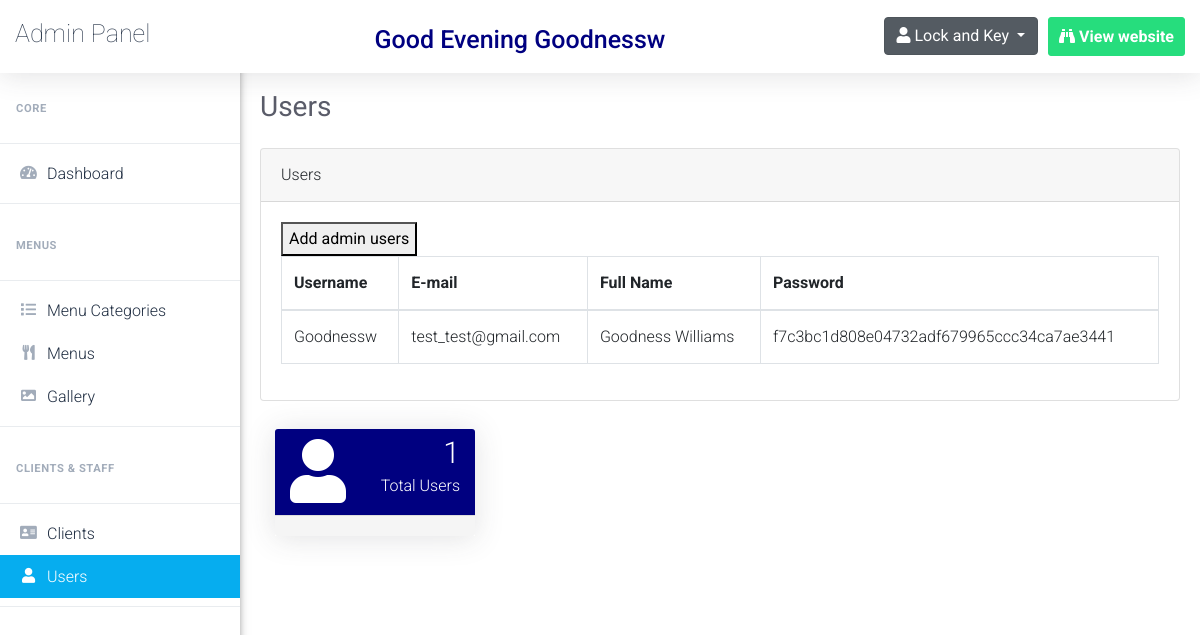
The page /admin/users.php (signed in) on the database its author committed.
### tables this page shows
CREATE TABLE `users` (
  `user_id` int(2) NOT NULL,
  `username` varchar(20) NOT NULL,
  `email` varchar(30) NOT NULL,
  `full_name` varchar(50) NOT NULL,
  `password` varchar(100) NOT NULL
);

### admin/Includes/functions/functions.php (called while the page is built, shortened)
<?php
    function countItems($item,$table)
	{
		global $con;
		$stat_ = $con->prepare("SELECT COUNT($item) FROM $table");
		$stat_->execute();
		return $stat_->fetchColumn();
	}
?>

### admin/users.php (the view, shortened to what this page needs)
<?php
	$pageTitle = 'Users';
	if(isset($_SESSION['username_restaurant_qRewacvAqzA']) && isset($_SESSION['password_restaurant_qRewacvAqzA']))
	{
		include 'connect.php';
  		include 'Includes/functions/functions.php';
		include 'Includes/templates/header.php';
		include 'Includes/templates/navbar.php';
        ?>
        <?php
            $do = 'Manage';
            if($do == "Manage")
            {
                $stmt = $con->prepare("SELECT * FROM users where user_id='$id'");
                $stmt->execute();
                $users = $stmt->fetchAll();
            ?>
                <div class="card">
                    <div class="card-header">
                        <?php echo $pageTitle; ?>
                    </div>
                    <div class="card-body">
                        <a href="registration.php"><button>Add admin users</button></a>
                        <table class="table table-bordered users-table" border="1" cellspacing="0" >
                            <thead>
                                <tr>
                                    <th scope="col">Username</th>
                                    <th scope="col">E-mail</th>
                                    <th scope="col">Full Name</th>
                                    <th scope="col">Password</th>
                                </tr>
                            </thead>
                            <tbody>
                                <?php
                                    foreach($users as $user)
                                    {
                                        echo "<tr>";
                                            echo "<td>";
                                                echo $user['username'];
                                            echo "</td>";
                                            echo "<td>";
                                                echo $user['email'];
                                            echo "</td>";
                                            echo "<td>";
                                                echo $user['full_name'];
                                            echo "</td>";
                                            echo "<td>";
                                                echo $user['password'];
                                            echo "</td>";
                                        echo "</tr>";
                                    }?>
                            </tbody>
                        </table>
                    </div>
                </div>
                <br>
                <div class=" col-sm-6 col-lg-3">
                    <div class="panel panel-navy">
                        <div class="panel-heading">
                            <div class="row" style="cursor:pointer">
                                <div class="col-sm-3">
                                    <i class="fas fa-user fa-4x"></i>
                                </div>
                                <div class="col-sm-9 text-right">
                                    <div class="huge"><span><?php echo countItems("user_id","users")?></span></div>
                                    <div>Total Users</div>
                                </div>
                            </div>
                        </div>
                        <a href="users.php">
                            <div class="panel-footer">
                            </div>
                        </a>
                    </div>
                </div>
            </div>
            <?php
            }
        include 'Includes/templates/footer.php';
    }
    else
    {
        header('Location: index.php');
        exit();
    }
?>

### admin/Includes/templates/navbar.php (shortened to what this page needs)
<?php
    $id = $_SESSION['userid_restaurant_qRewacvAqzA'];
    $sql = $con->prepare("SELECT * FROM `users` WHERE `user_id`= '$id' ");
    $sql->execute();
    $fetch = $sql->fetch();
    $t=date("H");
    if ($t<"10") {
    $greeting =  "Good Morning";
}
    elseif ($t<"15") {
    $greeting = "Good Day";
}
    else {
    $greeting = "Good Evening";
}
?>
    <header class="headerMenu сlearfix sb-page-header">
        <div class="nav-header">
            <a class="navbar-brand" href="">
                Admin Panel
            </a>
        </div>
         <center><h4 class="welcomemssg"><?php echo "$greeting ". $fetch['username']?></h4></center>
        <div class="nav-controls top-nav">
            <ul class="nav top-menu">
                <li id="user-btn" class="main-li dropdown" style="background:none;">
                    <div class="dropdown show">
                        <a class="btn btn-secondary dropdown-toggle" href="#" role="button" id="dropdownMenuLink" data-toggle="dropdown" aria-haspopup="true" aria-expanded="false">
                            <i class="fa fa-user"></i>
                            <span class="username">Lock and Key</span>
                        </a>
                    </div>
                </li>
                <li class="main-li webpage-btn">
                    <a class="nav-item-button " href="../" target="_blank">
                        <i class="fas fa-binoculars"></i>
                        <span>View website</span>
                    </a>
                </li>
            </ul>
        </div>
    </header>
    <aside class="vertical-menu" id="vertical-menu">
        <div>
            <ul class="menu-bar">
                <div class="sidenav-menu-heading">
                    Core
                </div>
                <div class="dropdown-divider"></div>
                <li>
                    <a href="dashboard.php" class="a-verMenu dashboard_link">
                        <i class="fas fa-tachometer-alt icon-ver"></i>
                        <span style="padding-left:6px;">Dashboard</span>
                    </a>
                </li>
                <div class="dropdown-divider"></div>
                <div class="sidenav-menu-heading">
                    Menus
                </div>
                <div class="dropdown-divider"></div>
                <li>
                    <a href="menu_categories.php" class="a-verMenu menu_categories_link">
                        <i class="fas fa-list icon-ver"></i>
                        <span style="padding-left:6px;">Menu Categories</span>
                    </a>
                </li>
                <li>
                    <a href="menus.php" class="a-verMenu menus_link">
                        <i class="fas fa-utensils icon-ver"></i>
                        <span style="padding-left:6px;">Menus</span>
                    </a>
                </li>
                <li>
                    <a href="gallery.php" class="a-verMenu gallery_link">
                        <i class="far fa-image icon-ver"></i>
                        <span style="padding-left:6px;">Gallery</span>
                    </a>
                </li>
                <div class="dropdown-divider"></div>
                <div class="sidenav-menu-heading">
                    Clients & Staff
                </div>
                <div class="dropdown-divider"></div>
                <li>
                    <a href="clients.php" class="a-verMenu clients_link">
                        <i class="far fa-address-card icon-ver"></i>
                        <span style="padding-left:6px;">Clients</span>
                    </a>
                </li>
                <li>
                    <a href="users.php" class="a-verMenu users_link">
                        <i class="far fa-user icon-ver"></i>
                        <span style="padding-left:6px;">Users</span>
                    </a>
                </li>
                <div class="dropdown-divider"></div>
            </ul>
        </div>
    </aside>
    <div id="content" style="margin-left:240px;">
        <section class="content-wrapper" style="width: 100%;padding: 70px 0 0;">
            <div class="inside-page" style="padding:20px">
                <div class="page_title_top" style="margin-bottom: 1.5rem!important;">
                    <h1 style="color: #5a5c69!important;font-size: 1.75rem;font-weight: 400;line-height: 1.2;">
                        <?php echo $pageTitle; ?>
                    </h1>
                </div>

### admin/Design/css/main2.css (style rules this page uses)
a, a:hover { text-decoration: none !important; }
ul { display: block; list-style: none; padding: 0; margin: 0; }
html { scroll-behavior: smooth; }
body { font-family: 'Roboto', sans-serif; font-size: 16px; line-height: 28px; font-weight: 300; }
.headerMenu { position: fixed; left: 0; right: 0; top: 0; display: -ms-flexbox; display: flex; -webkit-box-pack: justify; -ms-flex-pack: justify; justify-content: space-between; -webkit-box-align: center; -ms-flex-align: center; align-items: center; -ms-flex-wrap: wrap; flex-wrap: wrap; z-index: 1002; background: #fff; min-height: 60px; padding: 10px 15px; box-shadow: 0 .15rem 1.75rem 0 rgba(58,59,69,.15); }
.nav-item-button { padding: 10px; line-height: 1;display: block; border: 1px solid #f0f0f8; background-color: #fff; text-decoration: none; border-radius: 3px; color: #66686d; }
.navbar-brand { font-family: inherit; color: #323f52; height: inherit; padding: 0px; line-height: 0px; font-weight: lighter; font-size: 25px; }
.sidenav-menu-heading { padding: 1.25rem 1rem 0.75rem; font-size: 0.7rem; font-weight: bold; text-transform: uppercase; letter-spacing: 0.05em; color: #a2acba; }
.active_link { text-decoration: none; background: #06adef; color: #fff !important; }
.active_link i { color: #fff !important; }
.vertical-menu { width:240px; float: left; height: 100%; position: fixed; background: #fff; top: 0; bottom: 0; z-index: 300; -moz-box-shadow: -3px 0 10px 0 #555; -webkit-box-shadow: -3px 0 10px 0 #555; box-shadow: -3px 0 10px 0 #555; }
.vertical-menu .menu-bar { padding:0px; margin:0px; margin-top: 75px; position: relative; }
.a-verMenu { display: -webkit-box; display: flex; -webkit-box-align: center; align-items: center; line-height: normal; padding-top: 0.75rem; padding-bottom: 0.75rem; position: relative; color: #1f2d41; padding: 0.75rem 1rem; }
.icon-ver { width: 25px; height: 18px; text-align: center; font-size: 15px; background: none; margin: 0; padding: 0; color: #a2acba; font-weight: 900; display: block; }
.top-menu { display: -webkit-box; display: -ms-flexbox; display: flex; -ms-flex-wrap: wrap; flex-wrap: wrap; padding-left: 0; margin-bottom: 0; list-style: none; }
.webpage-btn .nav-item-button { font-weight: 700; color: #fff; background: #26dd7d; border: 1px solid #26dd7d; }
.top-nav .top-menu .main-li { float: left; margin-left: 10px; }
.panel { margin-bottom: 20px; background-color: #fff; border: 0px; border-radius: 0px; -webkit-box-shadow: 0 .15rem 1.75rem 0 rgba(58,59,69,.15)!important; box-shadow: 0 .15rem 1.75rem 0 rgba(58,59,69,.15)!important; }
.panel-heading { padding: 10px 15px; border-bottom: 1px solid transparent; border-top-left-radius: 3px; border-top-right-radius: 3px; }
.panel-footer { padding: 10px 15px; background-color: #f5f5f5; border-top: 1px solid #ddd; border-bottom-right-radius: 3px; border-bottom-left-radius: 3px; }
.huge > span { font-size: 30px; }
.panel-navy { border-color: navy; }
.panel-navy>.panel-heading { color: #fff; background-color: navy; border-color: navy; }

### admin/Includes/templates/navbar.php (style rules this page uses)
.welcomemssg { color: navy; margin-top: 15px; font-size: 25px !important; }

### rows shown on the page
users: username "Goodnessw", email "test_test@gmail.com", full_name "Goodness Williams", password "f7c3bc1d808e04732adf679965ccc34ca7ae3441"

### other values the page prints
$greeting "Good Evening"
$pageTitle "Users"
countItems("user_id","users") "1"
